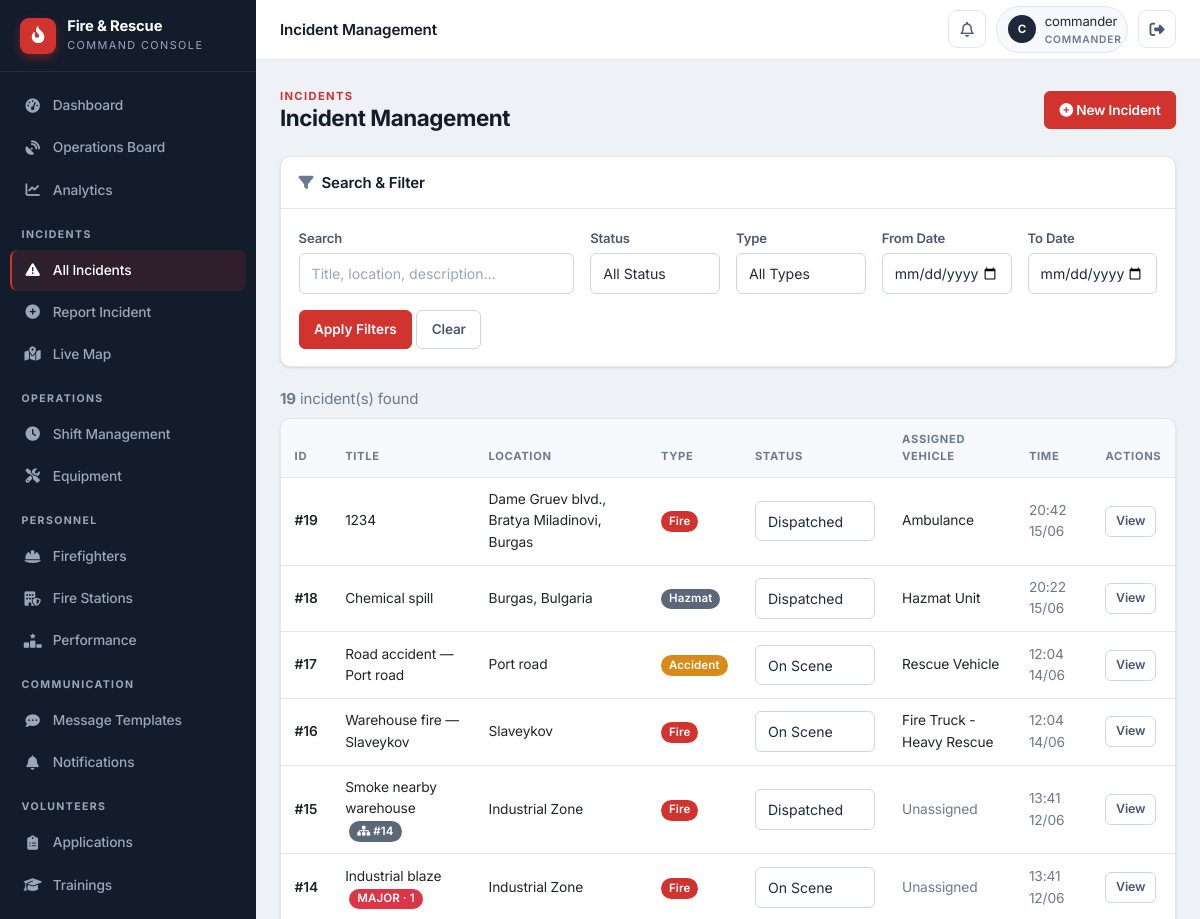
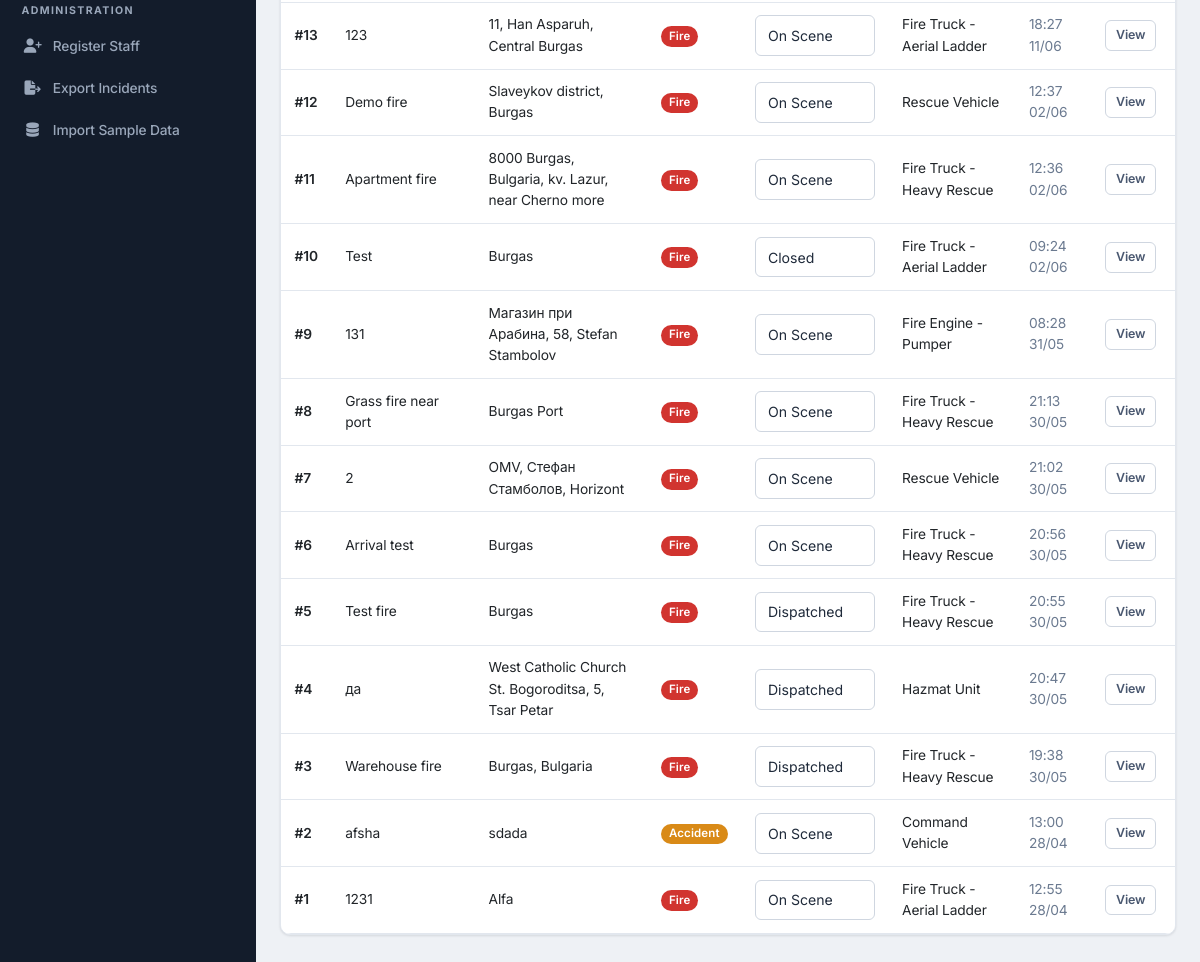
Page /staff/incidents (signed in) on the committed database (2 pictures, top to bottom).
### app/models/incident.py (models this page shows)
class Incident(db.Model):
    id = db.Column(db.Integer, primary_key=True)
    title = db.Column(db.String(100), nullable=False)
    location = db.Column(db.String(200), nullable=False)
    incident_type = db.Column(db.String(50), nullable=False)
    description = db.Column(db.Text)
    status = db.Column(db.String(20), default='Reported')
    reported_by = db.Column(db.Integer, db.ForeignKey('user_model.id'))
    reported_at = db.Column(db.DateTime, default=datetime.datetime.utcnow)
    assigned_vehicle_id = db.Column(db.Integer, db.ForeignKey('vehicle.id'), nullable=True)
    latitude = db.Column(db.Float, nullable=True)
    longitude = db.Column(db.Float, nullable=True)
    dispatched_at = db.Column(db.DateTime, nullable=True)
    on_scene_at = db.Column(db.DateTime, nullable=True)
    closed_at = db.Column(db.DateTime, nullable=True)
    last_updated = db.Column(db.DateTime, default=datetime.datetime.utcnow, onupdate=datetime.datetime.utcnow)
    updated_by = db.Column(db.Integer, db.ForeignKey('user_model.id'), nullable=True)
    is_major = db.Column(db.Boolean, default=False)
    parent_incident_id = db.Column(db.Integer, db.ForeignKey('incident.id'), nullable=True)
    assigned_vehicle = db.relationship('Vehicle', foreign_keys=[assigned_vehicle_id])
    reporter = db.relationship('UserModel', foreign_keys=[reported_by], backref='reported_incidents')
    updater = db.relationship('UserModel', foreign_keys=[updated_by], backref='updated_incidents')
    children = db.relationship('Incident', backref=db.backref('parent', remote_side=[id]),
                               foreign_keys=[parent_incident_id])
    wind_direction = db.Column(db.Integer, nullable=True)  # degrees (0-360)
    wind_speed = db.Column(db.Float, nullable=True)  # km/h
    hazardous_materials = db.Column(db.Text, nullable=True)  # identified dangerous substances
    action_plan = db.Column(db.Text, nullable=True)          # plan of action for this event

### app/models/vehicle.py (models this page shows)
class Vehicle(db.Model):
    id = db.Column(db.Integer, primary_key=True)
    type = db.Column(db.String(50))
    location = db.Column(db.String(200))
    latitude = db.Column(db.Float, nullable=True)
    longitude = db.Column(db.Float, nullable=True)
    last_updated = db.Column(db.DateTime, default=datetime.datetime.utcnow, onupdate=datetime.datetime.utcnow)
    speed = db.Column(db.Float, nullable=True)
    heading = db.Column(db.Integer, nullable=True)
    status = db.Column(db.String(20), default='station')
    station_id = db.Column(db.Integer, db.ForeignKey('fire_station.id'), nullable=True)
    current_incident_id = db.Column(db.Integer, db.ForeignKey('incident.id'), nullable=True)
    route_polyline = db.Column(db.Text, nullable=True)      # JSON list of [lat, lng] along the road
    route_started_at = db.Column(db.DateTime, nullable=True)  # when the vehicle began driving
    route_total_seconds = db.Column(db.Float, nullable=True)  # animation duration (sped up for demo)
    route_real_seconds = db.Column(db.Float, nullable=True)   # real OSRM driving time, for ETA display
    route_distance_m = db.Column(db.Float, nullable=True)     # real route distance in meters
    route_dest_lat = db.Column(db.Float, nullable=True)
    route_dest_lng = db.Column(db.Float, nullable=True)
    current_incident = db.relationship('Incident', foreign_keys=[current_incident_id])
    firefighters = db.relationship('Firefighter', backref='assigned_vehicle', lazy=True)

### app/routes/incidents.py (the view, shortened to what this page needs)
@incidents_bp.route('/staff/incidents')
@login_required
def list_incidents():
    search_query = request.args.get('search', '')
    status_filter = request.args.get('status', '')
    type_filter = request.args.get('type', '')
    date_from = request.args.get('date_from', '')
    date_to = request.args.get('date_to', '')
    query = Incident.query
    if status_filter:
        query = query.filter(Incident.status == status_filter)
    if type_filter:
        query = query.filter(Incident.incident_type == type_filter)
    if date_from:
        date_from_obj = datetime.datetime.strptime(date_from, '%Y-%m-%d')
        query = query.filter(Incident.reported_at >= date_from_obj)
    if date_to:
        date_to_obj = datetime.datetime.strptime(date_to, '%Y-%m-%d') + datetime.timedelta(days=1)
        query = query.filter(Incident.reported_at <= date_to_obj)
    all_incidents = query.order_by(Incident.reported_at.desc()).all()
    all_statuses = db.session.query(Incident.status).distinct().all()
    all_types = db.session.query(Incident.incident_type).distinct().all()
    return render_template('staff/incidents/list.html',
                           incidents=all_incidents,
                           all_statuses=[s[0] for s in all_statuses],
                           all_types=[t[0] for t in all_types],
                           search_query=search_query,
                           status_filter=status_filter,
                           type_filter=type_filter,
                           date_from=date_from,
                           date_to=date_to)

### app/templates/staff/incidents/list.html (shortened to what this page needs)
{% extends "staff/base.html" %}
{% block topbar_title %}Incident Management{% endblock %}
{% block content %}
<div class="page-head">
    <div>
        <div class="eyebrow">Incidents</div>
        <h1>Incident Management</h1>
    </div>
    <a href="{{ url_for('incidents.report_incident') }}" class="btn btn-primary">
        <i class="fa-solid fa-circle-plus"></i> New Incident
    </a>
</div>
<div class="card">
    <div class="card-header"><i class="fa-solid fa-filter text-muted me-2"></i>Search &amp; Filter</div>
    <div class="card-body">
        <form method="GET" action="{{ url_for('incidents.list_incidents') }}">
            <div class="row g-3">
                <div class="col-md-4">
                    <label class="form-label">Search</label>
                    <input type="text" name="search" class="form-control" value="{{ search_query }}" placeholder="Title, location, description…">
                </div>
                <div class="col-md-2">
                    <label class="form-label">Status</label>
                    <select name="status" class="form-select">
                        <option value="">All Status</option>
                    </select>
                </div>
                <div class="col-md-2">
                    <label class="form-label">Type</label>
                    <select name="type" class="form-select">
                        <option value="">All Types</option>
                    </select>
                </div>
                <div class="col-md-2">
                    <label class="form-label">From Date</label>
                    <input type="date" name="date_from" class="form-control" value="{{ date_from }}">
                </div>
                <div class="col-md-2">
                    <label class="form-label">To Date</label>
                    <input type="date" name="date_to" class="form-control" value="{{ date_to }}">
                </div>
            </div>
            <div class="mt-3">
                <button type="submit" class="btn btn-primary">Apply Filters</button>
                <a href="{{ url_for('incidents.list_incidents') }}" class="btn btn-outline-secondary">Clear</a>
            </div>
        </form>
    </div>
</div>
<div class="mb-2 text-muted"><strong>{{ incidents|length }}</strong> incident(s) found</div>
<div class="card mb-0">
    <div class="table-responsive">
        <table class="table table-hover mb-0">
            <thead>
                <tr>
                    <th>ID</th><th>Title</th><th>Location</th><th>Type</th><th>Status</th><th>Assigned Vehicle</th><th>Time</th><th>Actions</th>
                </tr>
            </thead>
            <tbody>
                {% for incident in incidents %}
                <tr>
                    <td class="fw-semibold">#{{ incident.id }}</td>
                    <td>
                        {{ incident.title }}
                        {% if incident.is_major %}
                        <span class="badge bg-danger ms-1" title="{{ incident.children|length }} linked incident(s)">MAJOR{% if incident.children %} · {{ incident.children|length }}{% endif %}</span>
                        {% elif incident.parent %}
                        <a href="{{ url_for('incidents.detail', incident_id=incident.parent.id) }}" class="badge bg-secondary ms-1 text-decoration-none" title="Part of Major Incident #{{ incident.parent.id }}">
                            <i class="fa-solid fa-sitemap"></i> #{{ incident.parent.id }}
                        </a>
                        {% endif %}
                    </td>
                    <td>{{ incident.location }}</td>
                    <td><span class="badge bg-{% if incident.incident_type == 'fire' %}primary{% elif incident.incident_type == 'rescue' %}success{% elif incident.incident_type == 'accident' %}warning{% else %}secondary{% endif %} text-capitalize">{{ incident.incident_type }}</span></td>
                    <td>
                        <div class="d-flex align-items-center">
                            <select class="form-select form-select-sm quick-status" data-incident="{{ incident.id }}" style="width:auto; min-width:120px;">
                                <option value="Dispatched" {% if incident.status == 'Dispatched' %}selected{% endif %}>Dispatched</option>
                                <option value="On Scene" {% if incident.status == 'On Scene' %}selected{% endif %}>On Scene</option>
                                <option value="Closed" {% if incident.status == 'Closed' %}selected{% endif %}>Closed</option>
                            </select>
                        </div>
                    </td>
                    <td>{% if incident.assigned_vehicle %}{{ incident.assigned_vehicle.type }}{% else %}<span class="text-muted">Unassigned</span>{% endif %}</td>
                    <td class="text-muted">{{ incident.reported_at.strftime('%H:%M %d/%m') }}</td>
                    <td><a href="{{ url_for('incidents.detail', incident_id=incident.id) }}" class="btn btn-sm btn-outline-secondary">View</a></td>
                </tr>
                {% endfor %}
            </tbody>
        </table>
    </div>
</div>
{% endblock %}

### rows in the picture
Incident: id "19", title "1234", location "Dame Gruev blvd., Bratya Miladinovi, Burgas", incident_type "Fire", status+id "Dispatched", assigned_vehicle.type "Ambulance", reported_at "20:42 15/06"
Incident: id "18", title "Chemical spill", location "Burgas, Bulgaria", incident_type "Hazmat", status+id "Dispatched", assigned_vehicle.type "Hazmat Unit", reported_at "20:22 15/06"
Incident: id "17", title "Road accident — Port road", location "Port road", incident_type "Accident", status+id "On Scene", assigned_vehicle.type "Rescue Vehicle", reported_at "12:04 14/06"
Incident: id "16", title "Warehouse fire — Slaveykov", location "Slaveykov", incident_type "Fire", status+id "On Scene", assigned_vehicle.type "Fire Truck - Heavy Rescue", reported_at "12:04 14/06"
Incident: id "15", title "Smoke nearby warehouse", parent.id "14", location "Industrial Zone", incident_type "Fire", status+id "Dispatched", shows "Unassigned", reported_at "13:41 12/06"
Incident: id "14", title "Industrial blaze", children|length "1", location "Industrial Zone", incident_type "Fire", status+id "On Scene", shows "Unassigned", reported_at "13:41 12/06"
Incident: id "13", title "123", location "11, Han Asparuh, Central Burgas", incident_type "Fire", status+id "On Scene", assigned_vehicle.type "Fire Truck - Aerial Ladder", reported_at "18:27 11/06"
Incident: id "12", title "Demo fire", location "Slaveykov district, Burgas", incident_type "Fire", status+id "On Scene", assigned_vehicle.type "Rescue Vehicle", reported_at "12:37 02/06"
Incident: id "11", title "Apartment fire", location "8000 Burgas, Bulgaria, kv. Lazur, near Cherno more", incident_type "Fire", status+id "On Scene", assigned_vehicle.type "Fire Truck - Heavy Rescue", reported_at "12:36 02/06"
Incident: id "10", title "Test", location "Burgas", incident_type "Fire", status+id "Closed", assigned_vehicle.type "Fire Truck - Aerial Ladder", reported_at "09:24 02/06"
Incident: id "9", title "131", location "Магазин при Арабина, 58, Stefan Stambolov", incident_type "Fire", status+id "On Scene", assigned_vehicle.type "Fire Engine - Pumper", reported_at "08:28 31/05"
Incident: id "8", title "Grass fire near port", location "Burgas Port", incident_type "Fire", status+id "On Scene", assigned_vehicle.type "Fire Truck - Heavy Rescue", reported_at "21:13 30/05"
Incident: id "7", title "2", location "OMV, Стефан Стамболов, Horizont", incident_type "Fire", status+id "On Scene", assigned_vehicle.type "Rescue Vehicle", reported_at "21:02 30/05"
Incident: id "6", title "Arrival test", location "Burgas", incident_type "Fire", status+id "On Scene", assigned_vehicle.type "Fire Truck - Heavy Rescue", reported_at "20:56 30/05"
Incident: id "5", title "Test fire", location "Burgas", incident_type "Fire", status+id "Dispatched", assigned_vehicle.type "Fire Truck - Heavy Rescue", reported_at "20:55 30/05"
Incident: id "4", title "да", location "West Catholic Church St. Bogoroditsa, 5, Tsar Petar", incident_type "Fire", status+id "Dispatched", assigned_vehicle.type "Hazmat Unit", reported_at "20:47 30/05"
Incident: id "3", title "Warehouse fire", location "Burgas, Bulgaria", incident_type "Fire", status+id "Dispatched", assigned_vehicle.type "Fire Truck - Heavy Rescue", reported_at "19:38 30/05"
Incident: id "2", title "afsha", location "sdada", incident_type "Accident", status+id "On Scene", assigned_vehicle.type "Command Vehicle", reported_at "13:00 28/04"
Incident: id "1", title "1231", location "Alfa", incident_type "Fire", status+id "On Scene", assigned_vehicle.type "Fire Truck - Aerial Ladder", reported_at "12:55 28/04"

### other values in the picture
{{ (session.user_name or '?')[0]|upper }} "C"
{{ session.user_name }} "commander"
{{ session.user_role }} "COMMANDER"
{{ incidents|length }} "19"
